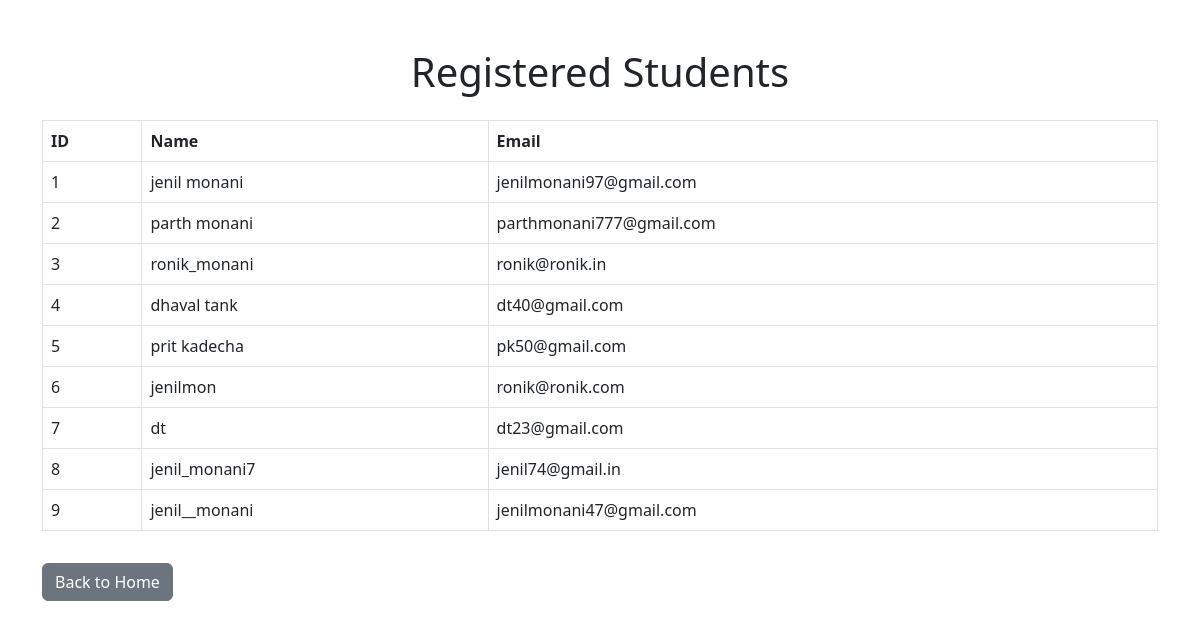
Screenshot of /view_students with the database file from the repository.
### models.py (models this page shows)
class Student(db.Model): #defines a student class. table in database.
    id = db.Column(db.Integer, primary_key=True) #defining a column
    name = db.Column(db.String(50), nullable=False)
    email = db.Column(db.String(100), unique=True, nullable=False)

### app.py (the view)
@app.route('/view_students')
def view_students():
    students = Student.query.all()#shows all student
    return render_template('view_students.html', students=students)

### templates/view_students.html (shortened to what this page needs)
<!DOCTYPE html>
<html lang="en">
<head>
    <link href="https://cdn.jsdelivr.net/npm/bootstrap@5.3.0-alpha1/dist/css/bootstrap.min.css" rel="stylesheet">
</head>
<body>
    <div class="container mt-5">
        <h1 class="text-center">Registered Students</h1>
        <table class="table table-bordered mt-4">
            <thead>
                <tr>
                    <th>ID</th>
                    <th>Name</th>
                    <th>Email</th>
                </tr>
            </thead>
            <tbody>
                {% for student in students %}
                <tr>
                    <td>{{ student.id }}</td>
                    <td>{{ student.name }}</td>
                    <td>{{ student.email }}</td>
                </tr>
                {% endfor %}
            </tbody>
        </table>
        <a href="{{ url_for('index') }}" class="btn btn-secondary mt-3">Back to Home</a>
    </div>
</body>
</html>

### rows the page displays
Student: id "1", name "jenil monani", email "jenilmonani97@gmail.com"
Student: id "2", name "parth monani", email "parthmonani777@gmail.com"
Student: id "3", name "ronik_monani", email "ronik@ronik.in"
Student: id "4", name "dhaval tank", email "dt40@gmail.com"
Student: id "5", name "prit kadecha", email "pk50@gmail.com"
Student: id "6", name "jenilmon", email "ronik@ronik.com"
Student: id "7", name "dt", email "dt23@gmail.com"
Student: id "8", name "jenil_monani7", email "jenil74@gmail.in"
Student: id "9", name "jenil__monani", email "jenilmonani47@gmail.com"
